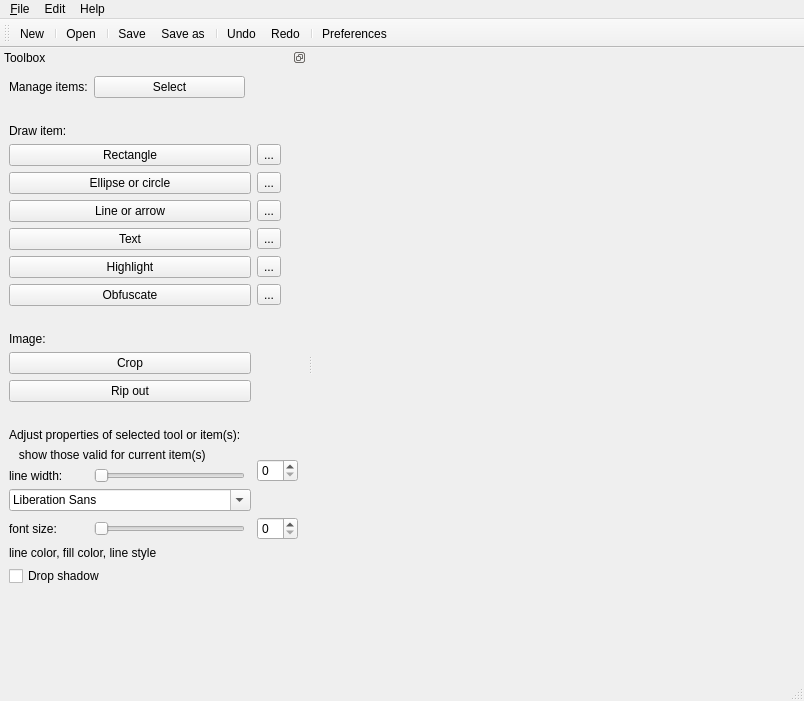
<?xml version="1.0" encoding="UTF-8"?>
<ui version="4.0">
 <class>MainWindow</class>
 <widget class="QMainWindow" name="MainWindow">
  <property name="geometry">
   <rect>
    <x>0</x>
    <y>0</y>
    <width>804</width>
    <height>701</height>
   </rect>
  </property>
  <property name="windowTitle">
   <string>kreenshot-editor</string>
  </property>
  <widget class="QWidget" name="centralwidget">
   <layout class="QVBoxLayout" name="verticalLayout_2">
    <item>
     <layout class="QGridLayout" name="containerEditor"/>
    </item>
   </layout>
  </widget>
  <widget class="QMenuBar" name="menubar">
   <property name="geometry">
    <rect>
     <x>0</x>
     <y>0</y>
     <width>804</width>
     <height>19</height>
    </rect>
   </property>
   <widget class="QMenu" name="menu_File">
    <property name="title">
     <string>&amp;File</string>
    </property>
    <addaction name="actionNew"/>
    <addaction name="actionOpen"/>
    <addaction name="separator"/>
    <addaction name="actionSave"/>
    <addaction name="actionSaveAs"/>
    <addaction name="separator"/>
    <addaction name="actionQuit"/>
   </widget>
   <widget class="QMenu" name="menuHelp">
    <property name="title">
     <string>Help</string>
    </property>
    <addaction name="actionAbout"/>
   </widget>
   <widget class="QMenu" name="menuEdit">
    <property name="title">
     <string>Edit</string>
    </property>
    <addaction name="actionUndo"/>
    <addaction name="actionRedo"/>
    <addaction name="separator"/>
    <addaction name="actionToolSelect"/>
    <addaction name="actionToolRect"/>
    <addaction name="actionToolEllipse"/>
    <addaction name="actionToolLine"/>
    <addaction name="separator"/>
    <addaction name="actionPreferences"/>
   </widget>
   <addaction name="menu_File"/>
   <addaction name="menuEdit"/>
   <addaction name="menuHelp"/>
  </widget>
  <widget class="QStatusBar" name="statusbar"/>
  <widget class="QToolBar" name="toolBar">
   <property name="windowTitle">
    <string>toolBar</string>
   </property>
   <property name="toolButtonStyle">
    <enum>Qt::ToolButtonTextUnderIcon</enum>
   </property>
   <attribute name="toolBarArea">
    <enum>TopToolBarArea</enum>
   </attribute>
   <attribute name="toolBarBreak">
    <bool>false</bool>
   </attribute>
   <addaction name="actionNew"/>
   <addaction name="separator"/>
   <addaction name="actionOpen"/>
   <addaction name="separator"/>
   <addaction name="actionSave"/>
   <addaction name="actionSaveAs"/>
   <addaction name="separator"/>
   <addaction name="actionUndo"/>
   <addaction name="actionRedo"/>
   <addaction name="separator"/>
   <addaction name="actionPreferences"/>
  </widget>
  <widget class="QDockWidget" name="containerToolbox">
   <property name="minimumSize">
    <size>
     <width>307</width>
     <height>605</height>
    </size>
   </property>
   <property name="features">
    <set>QDockWidget::DockWidgetFloatable|QDockWidget::DockWidgetMovable</set>
   </property>
   <property name="windowTitle">
    <string>Toolbox</string>
   </property>
   <attribute name="dockWidgetArea">
    <number>1</number>
   </attribute>
   <widget class="QWidget" name="dockWidgetContents">
    <layout class="QGridLayout" name="gridLayout">
     <item row="1" column="0">
      <spacer name="verticalSpacer_2">
       <property name="orientation">
        <enum>Qt::Vertical</enum>
       </property>
       <property name="sizeType">
        <enum>QSizePolicy::Fixed</enum>
       </property>
       <property name="sizeHint" stdset="0">
        <size>
         <width>20</width>
         <height>20</height>
        </size>
       </property>
      </spacer>
     </item>
     <item row="2" column="0">
      <widget class="QLabel" name="label">
       <property name="text">
        <string>Draw item:</string>
       </property>
      </widget>
     </item>
     <item row="3" column="0" colspan="3">
      <widget class="QPushButton" name="pushButtonToolRect">
       <property name="text">
        <string>Rectangle</string>
       </property>
       <property name="icon">
        <iconset theme="draw-rectangle"/>
       </property>
       <property name="checkable">
        <bool>true</bool>
       </property>
      </widget>
     </item>
     <item row="3" column="3">
      <widget class="QToolButton" name="toolButton">
       <property name="toolTip">
        <string>When licked shows the list of saved presets and options to add or delete one</string>
       </property>
       <property name="text">
        <string>...</string>
       </property>
      </widget>
     </item>
     <item row="4" column="0" colspan="3">
      <widget class="QPushButton" name="pushButtonToolEllipse">
       <property name="text">
        <string>Ellipse or circle</string>
       </property>
       <property name="icon">
        <iconset theme="draw-circle"/>
       </property>
       <property name="checkable">
        <bool>true</bool>
       </property>
      </widget>
     </item>
     <item row="4" column="3">
      <widget class="QToolButton" name="toolButton_2">
       <property name="toolTip">
        <string>When licked shows the list of saved presets and options to add or delete one</string>
       </property>
       <property name="text">
        <string>...</string>
       </property>
      </widget>
     </item>
     <item row="5" column="0" colspan="3">
      <widget class="QPushButton" name="pushButtonToolLine">
       <property name="text">
        <string>Line or arrow</string>
       </property>
       <property name="icon">
        <iconset theme="draw-arrow-forward"/>
       </property>
       <property name="checkable">
        <bool>true</bool>
       </property>
      </widget>
     </item>
     <item row="5" column="3">
      <widget class="QToolButton" name="toolButton_3">
       <property name="toolTip">
        <string>When licked shows the list of saved presets and options to add or delete one</string>
       </property>
       <property name="text">
        <string>...</string>
       </property>
      </widget>
     </item>
     <item row="6" column="0" colspan="3">
      <widget class="QPushButton" name="pushButtonToolText">
       <property name="text">
        <string>Text</string>
       </property>
       <property name="icon">
        <iconset theme="draw-text"/>
       </property>
       <property name="checkable">
        <bool>true</bool>
       </property>
      </widget>
     </item>
     <item row="6" column="3">
      <widget class="QToolButton" name="toolButton_6">
       <property name="toolTip">
        <string>When licked shows the list of saved presets and options to add or delete one</string>
       </property>
       <property name="text">
        <string>...</string>
       </property>
      </widget>
     </item>
     <item row="7" column="0" colspan="3">
      <widget class="QPushButton" name="pushButtonToolHighlight">
       <property name="text">
        <string>Highlight</string>
       </property>
       <property name="icon">
        <iconset theme="im-status-message-edit"/>
       </property>
       <property name="checkable">
        <bool>true</bool>
       </property>
      </widget>
     </item>
     <item row="7" column="3">
      <widget class="QToolButton" name="toolButton_4">
       <property name="toolTip">
        <string>When licked shows the list of saved presets and options to add or delete one</string>
       </property>
       <property name="text">
        <string>...</string>
       </property>
      </widget>
     </item>
     <item row="8" column="0" colspan="3">
      <widget class="QPushButton" name="pushButtonToolObfuscate">
       <property name="text">
        <string>Obfuscate</string>
       </property>
       <property name="icon">
        <iconset theme="image-missing"/>
       </property>
       <property name="checkable">
        <bool>true</bool>
       </property>
      </widget>
     </item>
     <item row="16" column="3" rowspan="2">
      <widget class="QSpinBox" name="spinBox">
       <property name="maximumSize">
        <size>
         <width>150</width>
         <height>16777215</height>
        </size>
       </property>
      </widget>
     </item>
     <item row="8" column="3">
      <widget class="QToolButton" name="toolButton_5">
       <property name="toolTip">
        <string>When licked shows the list of saved presets and options to add or delete one</string>
       </property>
       <property name="text">
        <string>...</string>
       </property>
      </widget>
     </item>
     <item row="9" column="0">
      <spacer name="verticalSpacer_3">
       <property name="orientation">
        <enum>Qt::Vertical</enum>
       </property>
       <property name="sizeType">
        <enum>QSizePolicy::Fixed</enum>
       </property>
       <property name="sizeHint" stdset="0">
        <size>
         <width>20</width>
         <height>20</height>
        </size>
       </property>
      </spacer>
     </item>
     <item row="17" column="0">
      <widget class="QLabel" name="label_5">
       <property name="text">
        <string>line width:</string>
       </property>
      </widget>
     </item>
     <item row="19" column="0">
      <widget class="QLabel" name="label_6">
       <property name="text">
        <string>font size:</string>
       </property>
      </widget>
     </item>
     <item row="19" column="3">
      <widget class="QSpinBox" name="spinBox_2">
       <property name="maximumSize">
        <size>
         <width>150</width>
         <height>16777215</height>
        </size>
       </property>
      </widget>
     </item>
     <item row="20" column="0" colspan="4">
      <widget class="QLabel" name="label_7">
       <property name="text">
        <string>line color, fill color, line style</string>
       </property>
      </widget>
     </item>
     <item row="21" column="0" colspan="3">
      <widget class="QCheckBox" name="checkBox">
       <property name="text">
        <string>Drop shadow</string>
       </property>
      </widget>
     </item>
     <item row="14" column="0" colspan="3">
      <widget class="QLabel" name="label_3">
       <property name="text">
        <string>Adjust properties of selected tool or item(s):</string>
       </property>
      </widget>
     </item>
     <item row="15" column="0" rowspan="2" colspan="3">
      <widget class="QLabel" name="label_4">
       <property name="text">
        <string>   show those valid for current item(s)</string>
       </property>
      </widget>
     </item>
     <item row="22" column="0">
      <spacer name="verticalSpacer">
       <property name="orientation">
        <enum>Qt::Vertical</enum>
       </property>
       <property name="sizeHint" stdset="0">
        <size>
         <width>20</width>
         <height>40</height>
        </size>
       </property>
      </spacer>
     </item>
     <item row="0" column="0">
      <widget class="QLabel" name="label_2">
       <property name="text">
        <string>Manage items:</string>
       </property>
      </widget>
     </item>
     <item row="0" column="1">
      <widget class="QPushButton" name="pushButtonToolSelect">
       <property name="text">
        <string>Select</string>
       </property>
       <property name="icon">
        <iconset theme="edit-select"/>
       </property>
       <property name="checkable">
        <bool>true</bool>
       </property>
       <property name="checked">
        <bool>false</bool>
       </property>
      </widget>
     </item>
     <item row="17" column="1">
      <widget class="QSlider" name="horizontalSlider">
       <property name="orientation">
        <enum>Qt::Horizontal</enum>
       </property>
      </widget>
     </item>
     <item row="19" column="1">
      <widget class="QSlider" name="horizontalSlider_2">
       <property name="orientation">
        <enum>Qt::Horizontal</enum>
       </property>
      </widget>
     </item>
     <item row="10" column="0">
      <widget class="QLabel" name="label_8">
       <property name="text">
        <string>Image:</string>
       </property>
      </widget>
     </item>
     <item row="11" column="0" colspan="3">
      <widget class="QPushButton" name="pushButton">
       <property name="text">
        <string>Crop</string>
       </property>
      </widget>
     </item>
     <item row="13" column="0">
      <spacer name="verticalSpacer_4">
       <property name="orientation">
        <enum>Qt::Vertical</enum>
       </property>
       <property name="sizeType">
        <enum>QSizePolicy::Fixed</enum>
       </property>
       <property name="sizeHint" stdset="0">
        <size>
         <width>20</width>
         <height>20</height>
        </size>
       </property>
      </spacer>
     </item>
     <item row="18" column="0" colspan="3">
      <widget class="QFontComboBox" name="fontComboBox">
       <property name="maximumSize">
        <size>
         <width>300</width>
         <height>16777215</height>
        </size>
       </property>
      </widget>
     </item>
     <item row="12" column="0" colspan="3">
      <widget class="QPushButton" name="pushButton_2">
       <property name="text">
        <string>Rip out</string>
       </property>
      </widget>
     </item>
    </layout>
   </widget>
  </widget>
  <action name="actionOpen">
   <property name="icon">
    <iconset theme="document-open">
     <normaloff/>
    </iconset>
   </property>
   <property name="text">
    <string>&amp;Open</string>
   </property>
   <property name="shortcut">
    <string>Ctrl+O</string>
   </property>
  </action>
  <action name="actionNew">
   <property name="icon">
    <iconset theme="document-new">
     <normaloff/>
    </iconset>
   </property>
   <property name="text">
    <string>&amp;New</string>
   </property>
   <property name="shortcut">
    <string>Ctrl+N</string>
   </property>
  </action>
  <action name="actionQuit">
   <property name="icon">
    <iconset theme="application-exit">
     <normaloff/>
    </iconset>
   </property>
   <property name="text">
    <string>&amp;Quit</string>
   </property>
   <property name="shortcut">
    <string>Ctrl+Q</string>
   </property>
  </action>
  <action name="actionSave">
   <property name="icon">
    <iconset theme="document-save">
     <normaloff/>
    </iconset>
   </property>
   <property name="text">
    <string>Save</string>
   </property>
   <property name="toolTip">
    <string>Save</string>
   </property>
   <property name="shortcut">
    <string>Ctrl+S</string>
   </property>
  </action>
  <action name="actionSaveAs">
   <property name="icon">
    <iconset theme="document-save-as"/>
   </property>
   <property name="text">
    <string>Save as...</string>
   </property>
   <property name="shortcut">
    <string>Ctrl+Shift+S</string>
   </property>
  </action>
  <action name="actionUndo">
   <property name="icon">
    <iconset theme="edit-undo"/>
   </property>
   <property name="text">
    <string>Undo</string>
   </property>
   <property name="shortcut">
    <string>Ctrl+Z</string>
   </property>
  </action>
  <action name="actionRedo">
   <property name="icon">
    <iconset theme="edit-redo"/>
   </property>
   <property name="text">
    <string>Redo</string>
   </property>
   <property name="shortcut">
    <string>Ctrl+Y</string>
   </property>
  </action>
  <action name="actionPreferences">
   <property name="icon">
    <iconset theme="configure"/>
   </property>
   <property name="text">
    <string>Preferences</string>
   </property>
  </action>
  <action name="actionAbout">
   <property name="icon">
    <iconset theme="system-help"/>
   </property>
   <property name="text">
    <string>About...</string>
   </property>
  </action>
  <action name="actionToolSelect">
   <property name="checkable">
    <bool>true</bool>
   </property>
   <property name="icon">
    <iconset theme="edit-select"/>
   </property>
   <property name="text">
    <string>Select</string>
   </property>
   <property name="shortcut">
    <string>Ctrl+`</string>
   </property>
  </action>
  <action name="actionToolRect">
   <property name="checkable">
    <bool>true</bool>
   </property>
   <property name="icon">
    <iconset theme="draw-rectangle"/>
   </property>
   <property name="text">
    <string>Rectangle</string>
   </property>
   <property name="shortcut">
    <string>Ctrl+1</string>
   </property>
  </action>
  <action name="actionToolEllipse">
   <property name="checkable">
    <bool>true</bool>
   </property>
   <property name="icon">
    <iconset theme="draw-circle"/>
   </property>
   <property name="text">
    <string>Ellipse or circle</string>
   </property>
   <property name="shortcut">
    <string>Ctrl+2</string>
   </property>
  </action>
  <action name="actionToolLine">
   <property name="checkable">
    <bool>true</bool>
   </property>
   <property name="icon">
    <iconset theme="draw-arrow-forward"/>
   </property>
   <property name="text">
    <string>Line or arrow</string>
   </property>
   <property name="shortcut">
    <string>Ctrl+3</string>
   </property>
  </action>
 </widget>
 <resources/>
 <connections>
  <connection>
   <sender>actionQuit</sender>
   <signal>triggered()</signal>
   <receiver>MainWindow</receiver>
   <slot>close()</slot>
   <hints>
    <hint type="sourcelabel">
     <x>127</x>
     <y>189</y>
    </hint>
    <hint type="destinationlabel">
     <x>399</x>
     <y>299</y>
    </hint>
   </hints>
  </connection>
  <connection>
   <sender>pushButtonToolSelect</sender>
   <signal>clicked()</signal>
   <receiver>actionToolSelect</receiver>
   <slot>trigger()</slot>
   <hints>
    <hint type="sourcelabel">
     <x>168</x>
     <y>113</y>
    </hint>
    <hint type="destinationlabel">
     <x>-1</x>
     <y>-1</y>
    </hint>
   </hints>
  </connection>
  <connection>
   <sender>pushButtonToolRect</sender>
   <signal>clicked()</signal>
   <receiver>actionToolRect</receiver>
   <slot>trigger()</slot>
   <hints>
    <hint type="sourcelabel">
     <x>127</x>
     <y>189</y>
    </hint>
    <hint type="destinationlabel">
     <x>-1</x>
     <y>-1</y>
    </hint>
   </hints>
  </connection>
  <connection>
   <sender>pushButtonToolEllipse</sender>
   <signal>clicked()</signal>
   <receiver>actionToolEllipse</receiver>
   <slot>trigger()</slot>
   <hints>
    <hint type="sourcelabel">
     <x>127</x>
     <y>219</y>
    </hint>
    <hint type="destinationlabel">
     <x>-1</x>
     <y>-1</y>
    </hint>
   </hints>
  </connection>
  <connection>
   <sender>pushButtonToolLine</sender>
   <signal>clicked()</signal>
   <receiver>actionToolLine</receiver>
   <slot>trigger()</slot>
   <hints>
    <hint type="sourcelabel">
     <x>127</x>
     <y>249</y>
    </hint>
    <hint type="destinationlabel">
     <x>-1</x>
     <y>-1</y>
    </hint>
   </hints>
  </connection>
  <connection>
   <sender>actionToolEllipse</sender>
   <signal>toggled(bool)</signal>
   <receiver>pushButtonToolEllipse</receiver>
   <slot>setChecked(bool)</slot>
   <hints>
    <hint type="sourcelabel">
     <x>-1</x>
     <y>-1</y>
    </hint>
    <hint type="destinationlabel">
     <x>127</x>
     <y>219</y>
    </hint>
   </hints>
  </connection>
  <connection>
   <sender>actionToolLine</sender>
   <signal>toggled(bool)</signal>
   <receiver>pushButtonToolLine</receiver>
   <slot>setChecked(bool)</slot>
   <hints>
    <hint type="sourcelabel">
     <x>-1</x>
     <y>-1</y>
    </hint>
    <hint type="destinationlabel">
     <x>127</x>
     <y>249</y>
    </hint>
   </hints>
  </connection>
  <connection>
   <sender>actionToolRect</sender>
   <signal>toggled(bool)</signal>
   <receiver>pushButtonToolRect</receiver>
   <slot>setChecked(bool)</slot>
   <hints>
    <hint type="sourcelabel">
     <x>-1</x>
     <y>-1</y>
    </hint>
    <hint type="destinationlabel">
     <x>127</x>
     <y>189</y>
    </hint>
   </hints>
  </connection>
  <connection>
   <sender>actionToolSelect</sender>
   <signal>toggled(bool)</signal>
   <receiver>pushButtonToolSelect</receiver>
   <slot>setChecked(bool)</slot>
   <hints>
    <hint type="sourcelabel">
     <x>-1</x>
     <y>-1</y>
    </hint>
    <hint type="destinationlabel">
     <x>168</x>
     <y>113</y>
    </hint>
   </hints>
  </connection>
 </connections>
</ui>
